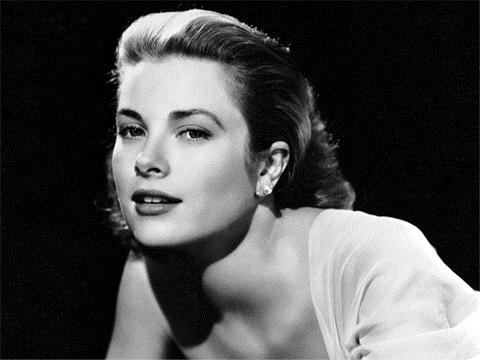
#> input picture photo/grace.jpg, 480 x 360 px
$ jupyter execute --allow-errors '2 семестр.ipynb'
#> lines starting #> are read from the running program, lines starting #| are printed output that depends on the picture
# Лабораторная работа №1

Необходимо реализовать методы загрузки, отображения, преобрзования и сохранения файлов с изображением. Также необходимо реализовать метод для приведения данных изображения к градациям серости (из произвольного диапазона значений в диапазон [0,255].

Минимальные требования: возможность загрузить изображение, отобразить его на экране, выполнить с ним какие-либо действия (прибавить константу 30,  умножить на 1.3), отобразить его на экране, отмасштабировать по формуле
yk=255*(xk - xmin) /(xmax-xmin)

[cell 1]
#pip install pillow
from PIL import ImageOps, Image

import struct
import numpy as np
import math

[cell 2]
#загрузка изображения
def getImage(imagePath):
#> called with imagePath = 'photo/grace.jpg'
    return Image.open(imagePath)
#> returned value is the input picture: PIL image 480x360 RGB; min 0, max 255, mean 76.7
#сохранение нового изображения
def setNewImage(imagePath, imageData):
    newimage = Image.new(image.mode, image.size)
    newimage.putdata(imageData)
    newimage.save(imagePath)

[cell 3]
const = 30
const2 = 1.2
#Загрузка изображения
image = getImage('photo/grace.jpg')

changedImageData=[]
for i in image.getdata():
    #меняем rgb в каждом пикселе
    pixel = (int((i[0]+const)*const2),int((i[1]+const)*const2),int((i[2]+const)*const2))
    changedImageData.append(pixel)
#> this loop made 172800 passes
#> (i, pixel) on passes 1 to 3: ((36, 36, 36), (79, 79, 79)), ((17, 17, 17), (56, 56, 56)), ((13, 13, 13), (51, 51, 51))
#> after the loop, changedImageData = 172800 items

setNewImage('photo/grace_1.jpg',changedImageData)
#> in setNewImage, `newimage = Image.new(image.mode, image.size)`: newimage: PIL image 480x360 RGB; every value is 0
#> in setNewImage, `newimage.putdata(imageData)`:
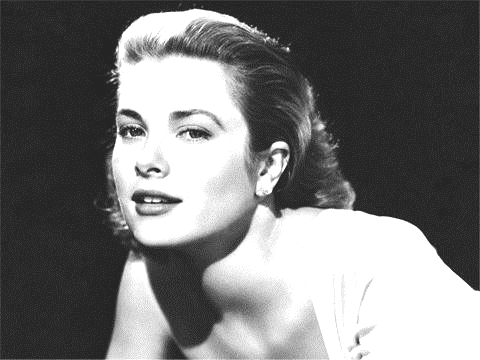
#> newimage: PIL image 480x360 RGB; min 36, max 255, mean 118.5

[cell 4]
getImage('photo/grace.jpg')

[cell 5]
getImage('photo/grace_1.jpg')

[cell 6]
def scaleData(data):
    newData = []
#> newData = []
    #yk=255*(xk - xmin) /(xmax-xmin)
    const = 255/(max(max(data)) - min(min(data)))
#> const = 0.833
    minData = min(min(data))
#> minData = 36
    for i in data:
        yK = int(const*int(i[0]-minData))
        i = (yK,yK,yK)
        newData.append(i)
#> this loop made 172800 passes
#> yK on passes 1 to 3: 35, 16, 12
#> after the loop, newData = 172800 items
    return newData

#Масштбируем и сохраняем в новую картинку
setNewImage('photo/grace_2.jpg',scaleData(changedImageData))

[cell 7]
getImage('photo/grace_2.jpg')

# Лабораторная работа №2

Необходимо реализовать методы, аналогичные методам в лабораторной работе №1 для файлов с расширением .xcr: открыть файл, отобразить, осуществить перестановку байтов, пересчитать в шкалу серости, отобразить, сохранить *.xgs.

Реализовать повороты изображений на 90 градусов.

Файлы .xcr представляют собой бинарные файлы, в которых на одно значение отводится 2 байта.

Значения являются целочисленными, беззнаковыми.

Файл: c12-85v.xcr, размер 1024х1024

Файл: u0.xcr, размер 2048х2500

[cell 8]
import struct
#> (the rest of this cell did not finish here and is left out)

[cell 9]
import struct
#> (the rest of this cell did not finish here and is left out)

# лаб 3

[cell 10]
from PIL import ImageDraw, Image as PIL_Image
import struct
import numpy as np
import math
class Image:
    def __init__(self, path=None, width=None, height=None, swap_bytes=None):
#> called with path = 'task2-2.jpg'
        self.path = path
#> self.path = 'task2-2.jpg'
        image = PIL_Image.open(path)
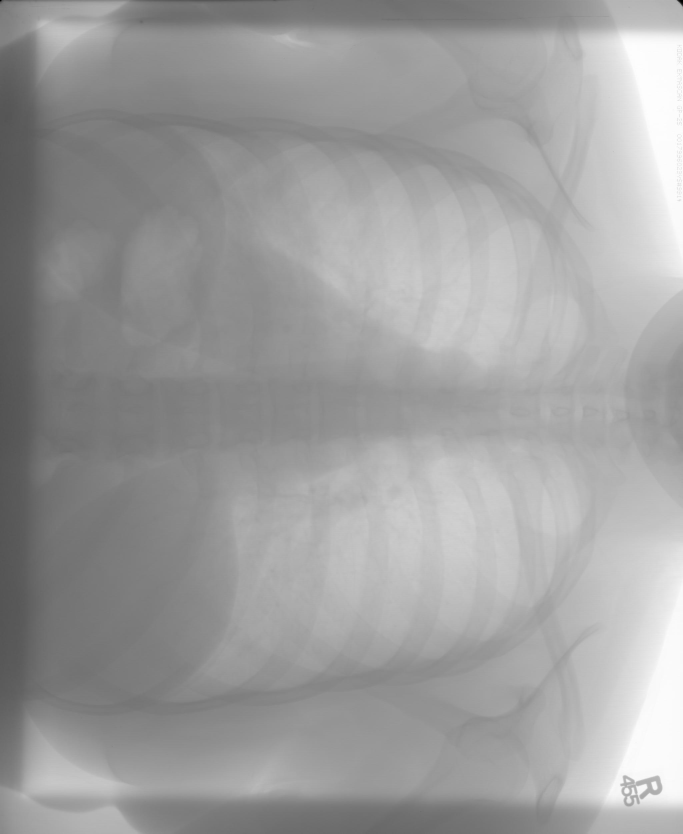
#> input picture task2-2.jpg, 2048 x 2500 px (shown at 1/3 size)
#> image is the input picture: PIL image 2048x2500 L; min 0, max 255, mean 157.9
        self.width, self.height = image.size[0], image.size[1]
#> self.width = 2048; self.height = 2500
        pix = image.load()
        self.pixels = [[0] * self.width for _ in range(self.height)]
        for h in range(self.height):
            for w in range(self.width):
                try:
                    self.pixels[h][w] = pix[w, h][0]
                except:
                    self.pixels[h][w] = pix[w, h]
#> after the loop, self.pixels = 2500 items
        image.close()

    def resize_NNM(self, coeff):
#> called with coeff = 0.6
        new_width = round(self.width * coeff)
#> new_width = 1229
        new_height = round(self.height * coeff)
#> new_height = 1500
        new_pixels = [[0] * new_width for _ in range(new_height)]
        for h in range(new_height):
            i = round(h * self.height / new_height)
            for w in range(new_width):
                new_pixels[h][w] = self.pixels[i][round(w * self.width / new_width)]
#> after the loop, new_pixels = 1500 items
        self.width = new_width
#> self.width = 1229
        self.height = new_height
#> self.height = 1500
        self.pixels = new_pixels
#> self.pixels = 1500 items

    def resize_BI(self, coeff):
        image = np.array(PIL_Image.open(self.path))
        image = np.pad(image, ((0,1), (0,1), (0,0)), 'constant')
        new_height = round(self.height * coeff)
        new_width = round(self.width * coeff)
        new_pixels = np.zeros((new_height, new_width, 3), dtype = np.uint8)
        for h in range(new_height):
            for w in range(new_width):
                scoreX = (h + 1) * (self.height / new_height) - 1
                scoreY = (w + 1) * (self.width / new_width) - 1
                x = math.floor(scoreX)
                y = math.floor(scoreY)
                u = scoreX - x
                v = scoreY - y
                new_pixels[h, w] = (1 - u) * (1 - v) * image[x, y] + \
                                    u * (1 - v) * image[x + 1, y] + \
                                    (1 - u) * v * image[x, y + 1] + \
                                    u * v * image[x + 1, y + 1]
        new_pixels = PIL_Image.fromarray(new_pixels.astype('uint8')).convert('RGB')
        new_pixels = new_pixels.load()
        self.pixels = [[0] * new_width for _ in range(new_height)]
        for h in range(new_height):
            for w in range(new_width):
                self.pixels[h][w] = new_pixels[w, h][0]
        self.height = new_height
        self.width = new_width

    def save(self, name_file, extension):
#> called with name_file = 'grace + resize NNM u0.jpg', extension = 'JPEG'
        image = PIL_Image.new("RGB", (self.width, self.height))
#> image: PIL image 1229x1500 RGB; every value is 0
        draw = ImageDraw.Draw(image)
        for h in range(self.height):
            for w in range(self.width):
                pix = self.pixels[h][w]
                if pix > 255 or pix < 0:
                    pix %= 255
                draw.point((w, h), (pix, pix, pix))
        image.save(name_file, extension)


# Изменение размера grace.xcr методом билинейной интерполяции
graceResizeBI = Image("task2-2.jpg")
graceResizeBI.resize_NNM(0.6)
graceResizeBI.save("grace + resize NNM u0.jpg", "JPEG")
# Изменение размера grace.xcr методом билинейной интерполяции
graceResizeBI = Image("task2-2.jpg")
#> (the rest of this cell did not finish here and is left out)

graceResizeBI.save("grace + resize BI u0.jpg", "JPEG")

# Изменение размера grace.xcr методом билинейной интерполяции
graceResizeBI = Image("task2-1.jpg")
graceResizeBI.resize_NNM(0.6)
graceResizeBI.save("grace + resize NNM c12.jpg", "JPEG")
# Изменение размера grace.xcr методом билинейной интерполяции
graceResizeBI = Image("task2-1.jpg")
graceResizeBI.resize_BI(0.6)
graceResizeBI.save("grace + resize BI c12.jpg", "JPEG")

#  л 4

#> (a cell that did not finish here is left out)
